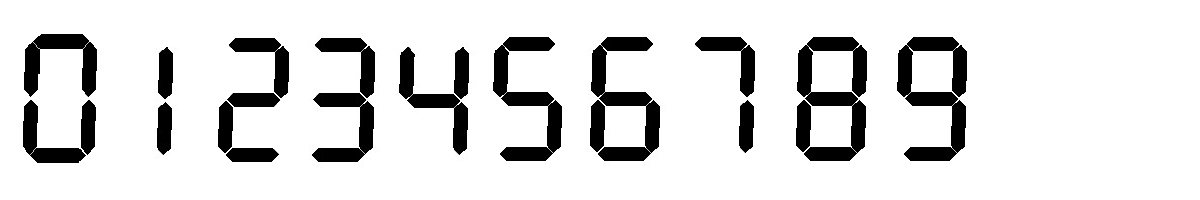
#> input picture cyfry wszystkie.jpg, 1200 x 200 px
$ python 'Wszystkie Cyfry.py'
#> lines starting #> are read from the running program, lines starting #| are printed output that depends on the picture; after the words box and inside, x2 and y2 are one past the last pixel; in counts of white or black regions, pixels touching at a corner belong together
from imutils import contours
import imutils
import cv2
import numpy as np

wrap= cv2.imread("cyfry wszystkie.jpg")
#> wrap is the input picture: shape (200, 1200, 3); min 0, max 255, mean 220.9
cv2.imshow('oryginal',wrap)

output = wrap

szary = cv2.cvtColor(wrap, cv2.COLOR_RGB2GRAY)
cv2.imshow('szary', szary)


retval, binarszary = cv2.threshold(szary, 150, 160, cv2.THRESH_BINARY_INV)
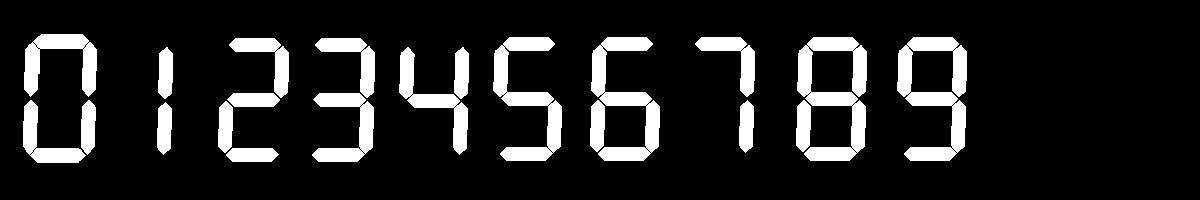
#> binarszary: shape (200, 1200); values 0 (black) and 160 (white), 13.4% white; 21 white regions, largest, box (x1, y1, x2, y2) and area: (797, 37, 867, 161) 3895, (897, 37, 967, 161) 3895, (493, 37, 562, 161) 3247
cv2.imshow('binarszary', binarszary)

retval, otsu = cv2.threshold(binarszary, 0, 255, cv2.THRESH_OTSU)
#> retval = 0
cv2.imshow('otsu', otsu)

closing = cv2.morphologyEx(otsu, cv2.MORPH_CLOSE, kernel=np.ones((5,5), np.uint8))
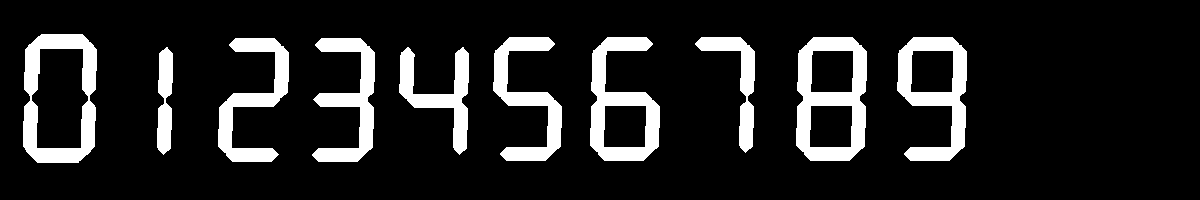
#> closing: shape (200, 1200); 13.6% white; 10 white regions, largest, box (x1, y1, x2, y2) and area: (796, 37, 867, 161) 4633, (23, 34, 97, 163) 4233, (590, 37, 660, 161) 3958
cv2.imshow('closing', closing)

kernel = cv2.getStructuringElement(cv2.MORPH_ELLIPSE, (1, 5))
thresh = cv2.morphologyEx(closing, cv2.MORPH_OPEN, kernel)
#> thresh: shape (200, 1200); 13.5% white; 10 white regions
cv2.imshow('threshold', thresh)

kontr = cv2.findContours(thresh.copy(), cv2.RETR_EXTERNAL,	 cv2.CHAIN_APPROX_NONE)
#> kontr = 10 contours; largest, box (x1, y1, x2, y2) and area: (23, 34, 97, 163) 8510, (796, 37, 867, 161) 7814, (590, 37, 660, 161) 5424, (897, 37, 967, 161) 5415, (218, 38, 289, 162) 3030
kontr = imutils.grab_contours(kontr)


cyfry = {
	(1, 1, 1, 0, 1, 1, 1): 0,
	(0, 0, 1, 0, 0, 1, 0): 1,
	(1, 0, 1, 1, 0, 1, 1): 3,
	(0, 1, 1, 1, 0, 1, 0): 4,
	(1, 1, 0, 1, 0, 1, 1): 5,
	(1, 1, 0, 1, 1, 1, 1): 6,
	(1, 0, 1, 0, 0, 1, 0): 7,
	(1, 1, 1, 1, 1, 1, 1): 8,
	(1, 1, 1, 1, 0, 1, 1): 9,
	(1, 0, 1, 1, 1, 0, 1): 2,
}

zlicz = []

for c in kontr:
	(x, y, w, h) = cv2.boundingRect(c)

	if w >= 10 and (h >= 10 and h <= 350):
		zlicz.append(c)
#> this loop made 10 passes
#> (x, y, w, h) on passes 1 to 10: (399, 47, 70, 108), (157, 47, 16, 108), (314, 38, 61, 124), (218, 38, 71, 124), (897, 37, 70, 124), (796, 37, 71, 124), (697, 37, 58, 116), (590, 37, 70, 124), (493, 37, 69, 124), (23, 34, 74, 129)
#> after the loop, zlicz has the same summary as kontr

zlicz = contours.sort_contours(zlicz, method="left-to-right")[0]

digits = []

for c in zlicz:
	(x, y, w, h) = cv2.boundingRect(c)
	print(x, y, w, h)
	cal =(w/h)

	if (cal<0.3):
		digit = 1
	else:

		roi = thresh[y:y + h, x:x + w]

		(roiH, roiW) = roi.shape
		(dW, dH) = (int(roiW * 0.25), int(roiH * 0.15))
		dHC = int(roiH * 0.05)

		segments = [
			((0, 0), (w, dH)),	# góra
			((0, 0), (dW, h // 2)),	# góra lewy
			((w - dW, 0), (w, h // 2)),	# prawy górny
			((0, (h // 2) - dHC) , (w, (h // 2) + dHC)), # środek
			((0, h // 2), (dW, h)),	# lewy górny
			((w - dW, h // 2), (w, h)),	# dolny prawy
			((0, h - dH), (w, h))	# dół
		]
		on = [0] * len(segments)

		for (i, ((xA, yA), (xB, yB))) in enumerate(segments):
			segkraw = roi[yA:yB, xA:xB]
			total = cv2.countNonZero(segkraw)
			area = (xB - xA) * (yB - yA)

			if total / float(area) > 0.5:
				on[i]= 1

		digit = cyfry[tuple(on)]
		digits.append(digit)
	cv2.rectangle(output, (x, y), (x + w, y + h), (0, 255, 0), 1)
#> this loop made 10 passes
#> (x, y, w, h, cal, roiH, roiW, dW) on passes 1, 3, 4, 5, 6, 7, 8, 9, 10: (23, 34, 74, 129, 0.574, 129, 74, 18), (218, 38, 71, 124, 0.573, 124, 71, 17), (314, 38, 61, 124, 0.492, 124, 61, 15), (399, 47, 70, 108, 0.648, 108, 70, 17), (493, 37, 69, 124, 0.556, 124, 69, 17), (590, 37, 70, 124, 0.565, 124, 70, 17), (697, 37, 58, 116, 0.5, 116, 58, 14), (796, 37, 71, 124, 0.573, 124, 71, 17), (897, 37, 70, 124, 0.565, 124, 70, 17)
#> (x, y, w, h, cal) on pass 2: (157, 47, 16, 108, 0.148)
#| 23 34 74 129
#| 157 47 16 108
#| 218 38 71 124
#| 314 38 61 124
#| 399 47 70 108
#| 493 37 69 124
#| 590 37 70 124
#| 697 37 58 116
#> (further printed lines are left out)
#> pass 1, `roi = thresh[y:y + h, x:x + w]`:
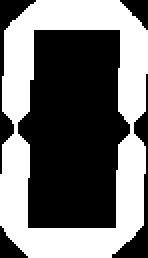
#> roi: shape (129, 74) (shown 2 times larger); 44.3% white; 1 white region, box (x1, y1, x2, y2) and area: (0, 0, 74, 129) 4233
#> pass 3, `roi = thresh[y:y + h, x:x + w]`:
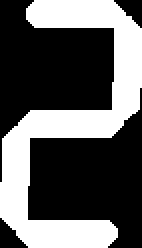
#> roi: shape (124, 71) (shown 2 times larger); 37.2% white; 1 white region, box (x1, y1, x2, y2) and area: (0, 0, 71, 124) 3276
#> after the loop:
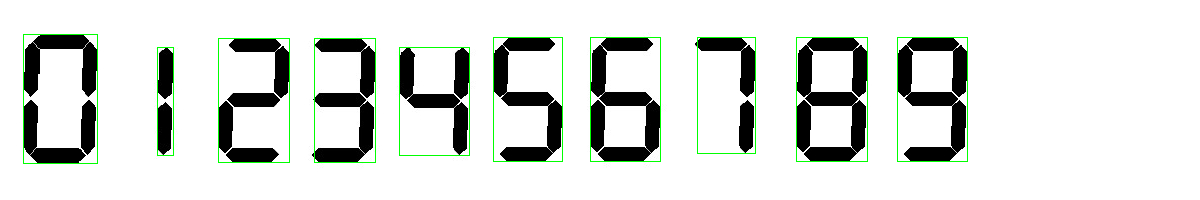
#> output: shape (200, 1200, 3); 1.53% of pixels changed, all inside (x1, y1, x2, y2) = (23, 34, 968, 164)
#> after the loop, digits = [0, 2, 3, 4, 5, 6, 7, 8, 9]
	#cv2.putText(output, str(digit), (x - 10, y - 10),
		#cv2.FONT_HERSHEY_COMPLEX, 0.65, (0, 255, 0), 2)


cv2.imshow("Output", output)
cv2.waitKey(0)
